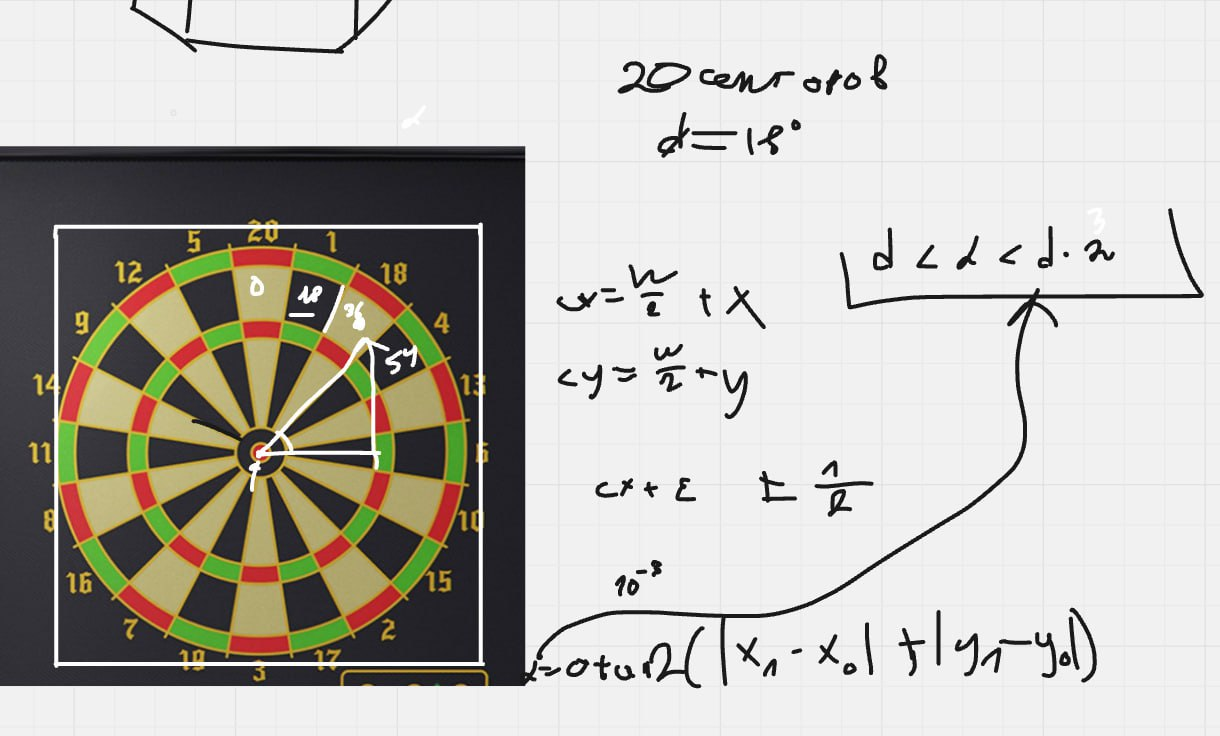
#> input picture img.png, 1220 x 736 px, given in place of the camera
$ python 'дартс.py'
#> lines starting #> are read from the running program, lines starting #| are printed output that depends on the picture; after the words box and inside, x2 and y2 are one past the last pixel; in counts of white or black regions, pixels touching at a corner belong together
#> in main, frame is the input picture: shape (736, 1220, 3); mean B, G, R 179.9, 186.4, 188.9
import cv2
import numpy as np

COLORS = {
    'team1': (0, 255, 0),
    'team2': (255, 0, 0),
    'text': (255, 255, 255)
}


class DartBoardDetector:
    def __init__(self):

        self.center = (320, 240)  # Центр мишени
        self.radius = 215  # Радиус мишени
        self.ring_width = 30  # Ширина каждого кольца

        # Расположение секторов на мишени (стандартный дартс)
        self.sectors = {
            20: 0, 1: 18, 18: 36, 4: 54, 13: 72, 6: 90,
            10: 108, 15: 126, 2: 144, 17: 162, 3: 180,
            19: 198, 7: 216, 16: 234, 8: 252, 11: 270,
            14: 288, 9: 306, 12: 324, 5: 342
        }

        # Баллы для каждой зоны
        self.zone_points = {
            0: 50,  # Центр (яблочко)
            1: 25,  # Кольцо вокруг центра
            2: 1,  # Внутренняя область
            3: 3,  # Утроение
            4: 1,  # Средняя область
            5: 2,  # Удвоение
            6: 0  # Вне мишени
        }

        # Счетчики
        self.team1_score = 0
        self.team2_score = 0
        self.current_team = 1

        self.darts = []

    def detect_board(self, frame):
        """Обнаружение мишени по кругу"""
        gray = cv2.cvtColor(frame, cv2.COLOR_BGR2GRAY)
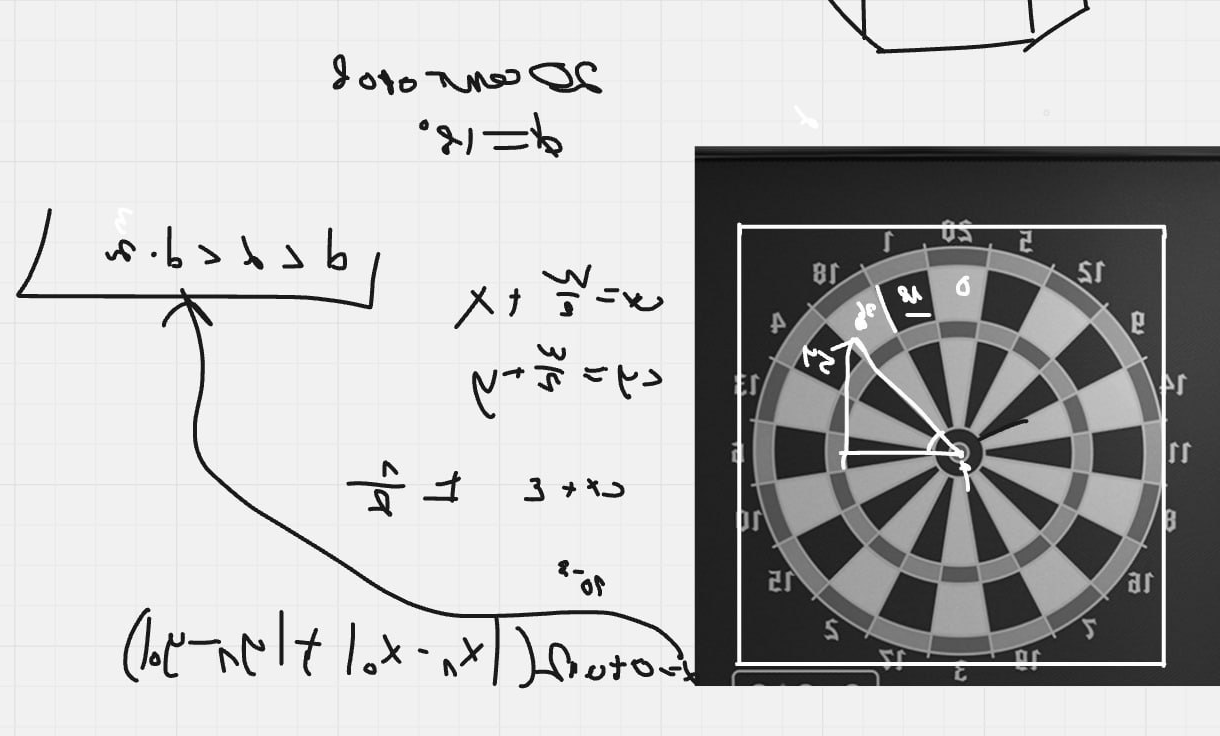
#> gray: shape (736, 1220); min 0, max 255, mean 186.4
        gray = cv2.medianBlur(gray, 5)

        # Поиск кругов (мишени)
        circles = cv2.HoughCircles(
            gray, cv2.HOUGH_GRADIENT, 1, 100,
            param1 = 100, param2 = 30, minRadius=100, maxRadius=250
        )
#> circles = [[956.5, 449.5, 204.2], [762.5, 448.5, 225.1], [943.5, 271.5, 221.9], [769.5, 548.5, 206.5], [490.5, 370.5, 245], [1031.5, 361.5, 133.9], [917.5, 556.5, 105.1], [1041.5, 242.5, 204.3], [727.5, 343.5, 186.7], [326.5, 401.5, 131.7]]

        if circles is not None:
            circles = np.uint16(np.around(circles))
#> circles = [[956, 450, 204], [762, 448, 225], [944, 272, 222], [770, 548, 206], [490, 370, 245], [1032, 362, 134], [918, 556, 105], [1042, 242, 204], [728, 344, 187], [326, 402, 132]]
            # Берем первый найденный круг
            circle = circles[0][0]
#> circle = [956, 450, 204]
            self.center = (circle[0], circle[1])
#> self.center = (956, 450)
            self.radius = circle[2]
#> self.radius = 204
            return True
        return False

    # [97 lines left out: functions get_sector, get_zone, calculate_score, detect_dart, not called in this run]

    def draw_board(self, frame):
        """Рисование мишени и разметки"""
        # Основной круг мишени
        cv2.circle(frame, self.center, self.radius, (255, 255, 255), 2)
#> frame: shape (736, 1220, 3); mean B, G, R 180.8, 187, 189.4

        # Зоны мишени
        zones = [
            (0.1, (255, 0, 0)),  # Красный центр
            (0.2, (0, 255, 255)),  # Желтое кольцо
            (0.5, (0, 255, 0)),  # Зеленая область
            (0.6, (0, 0, 255)),  # Красное кольцо утроения
            (0.9, (0, 255, 0)),  # Зеленая область
            (1.0, (255, 0, 0))  # Красное кольцо удвоения
        ]

        for ratio, color in zones:
            cv2.circle(frame, self.center, int(self.radius * ratio), color, 1)
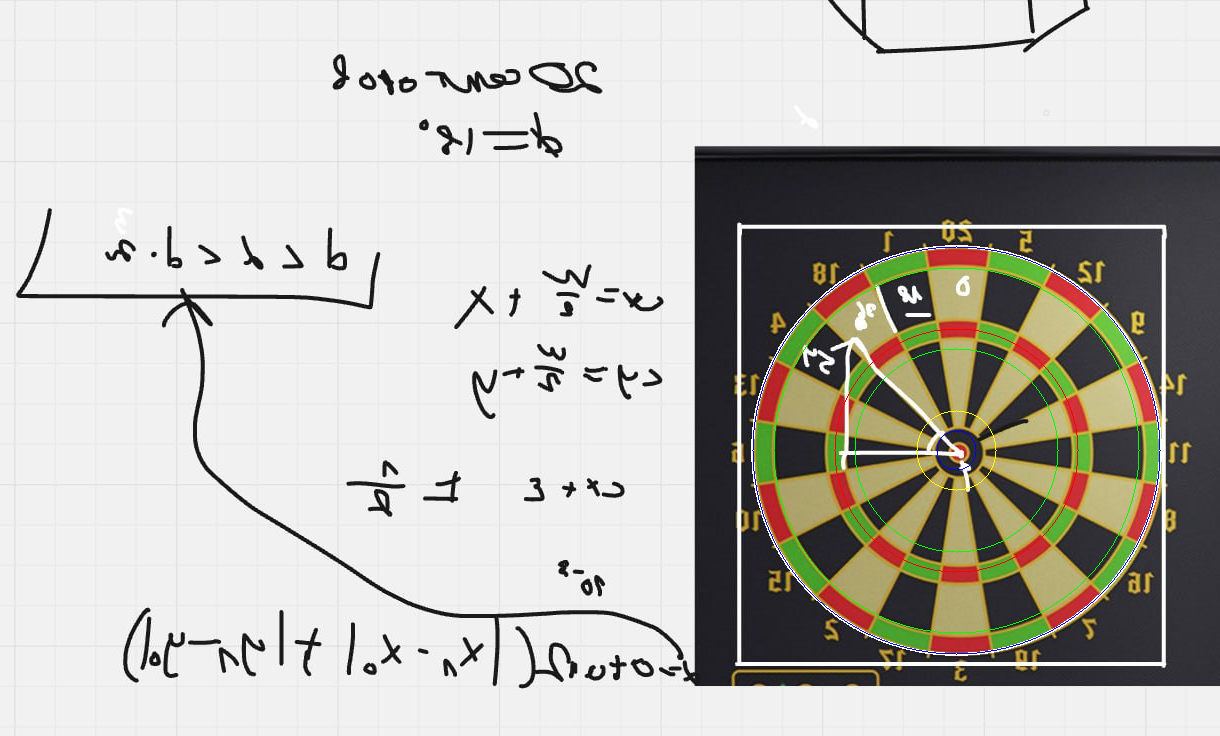
#> frame: shape (736, 1220, 3); mean B, G, R 180.6, 186.8, 189

        # Секторы (линии)
        for i in range(20):
            angle = np.radians(i * 18)
            x1 = int(self.center[0] + self.radius * np.cos(angle))
            y1 = int(self.center[1] + self.radius * np.sin(angle))
            cv2.line(frame, self.center, (x1, y1), (200, 200, 200), 1)
#> this loop made 20 passes
#> (x1, y1) on passes 1 to 12: (1160, 450), (1150, 513), (1121, 569), (1075, 615), (1019, 644), (956, 654), (892, 644), (836, 615), (790, 569), (761, 513), (752, 450), (761, 386)
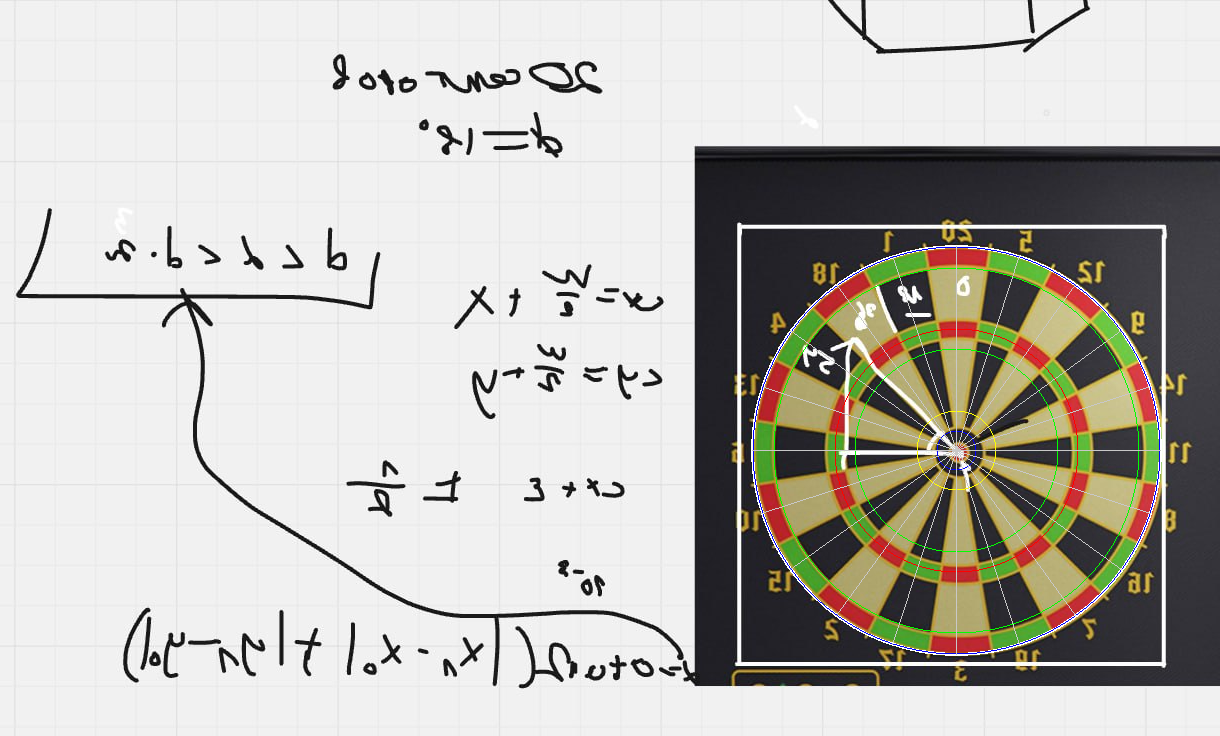
#> frame: shape (736, 1220, 3); 0.41% of pixels changed, all inside (x1, y1, x2, y2) = (752, 246, 1161, 655)

    def draw_interface(self, frame):
        """Рисование интерфейса счета"""
        # Фон для текста
        cv2.rectangle(frame, (10, 10), (350, 180), (0, 0, 0), -1)

        # Заголовок
        cv2.putText(frame, "DARTS SCORE TRACKER", (20, 40),
                    cv2.FONT_HERSHEY_SIMPLEX, 0.8, (0, 255, 255), 2)

        # Счет команд
        cv2.putText(frame, f"TEAM 1: {self.team1_score}", (20, 80),
                    cv2.FONT_HERSHEY_SIMPLEX, 1, COLORS['team1'], 2)
        cv2.putText(frame, f"TEAM 2: {self.team2_score}", (20, 120),
                    cv2.FONT_HERSHEY_SIMPLEX, 1, COLORS['team2'], 2)

        # Очередь
        current_color = COLORS['team1'] if self.current_team == 1 else COLORS['team2']
        cv2.putText(frame, f"NEXT: TEAM {self.current_team}", (20, 160),
                    cv2.FONT_HERSHEY_SIMPLEX, 0.8, current_color, 2)
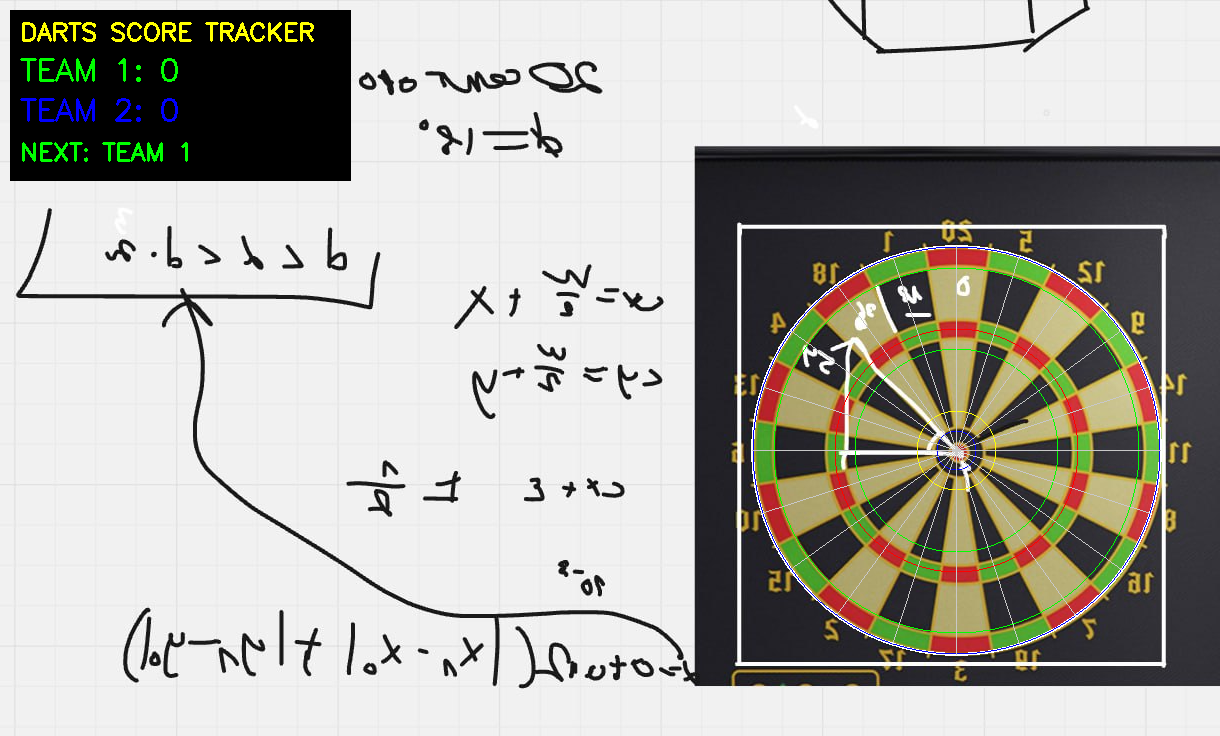
#> frame: shape (736, 1220, 3); mean B, G, R 165.8, 172.8, 174.3

        # Инструкция
        cv2.putText(frame, "Press SPACE to add dart | R to reset | Q to quit",
                    (20, 480), cv2.FONT_HERSHEY_SIMPLEX, 0.5, COLORS['text'], 1)
#> frame: shape (736, 1220, 3); 0.08% of pixels changed, all inside (x1, y1, x2, y2) = (22, 468, 413, 485)


def main():
    print("=== DARTS SCORE TRACKER ===")
    print("Instructions:")
    print("1. Make sure dartboard is visible")
    print("2. Press SPACE when dart lands")
    print("3. System will detect dart and calculate score")
    print("4. Teams alternate automatically")
    print("5. Press R to reset game")
    print("6. Press Q to quit\n")

    # Инициализация
    detector = DartBoardDetector()
    cap = cv2.VideoCapture(0)
    previous_frame = None
    last_dart_time = 0

    while True:
        ret, frame = cap.read()
        if not ret:
            break

        # Зеркальное отражение
        frame = cv2.flip(frame, 1)

        # Детекция мишени
        if not detector.detect_board(frame):
            print("Dartboard not detected! Adjust camera position.")

        # Рисуем мишень
        detector.draw_board(frame)

        # Рисуем интерфейс
        detector.draw_interface(frame)

        # Показываем кадр
        cv2.imshow('Darts Score Tracker', frame)

        # Обработка клавиш
        key = cv2.waitKey(1) & 0xFF
#> (key q is pressed here)

        if key == ord('q'):
            break
        elif key == ord('r'):
            # Сброс игры
            detector.team1_score = 0
            detector.team2_score = 0
            detector.current_team = 1
            detector.darts = []
            print("\nGame reset!")
        elif key == 32:  # Пробел - добавление дротика
            # Вместо автоматического детекта, используем клик мыши для простоты
            print(f"\nTeam {detector.current_team} throw!")
            print("Click on the dart position and press ENTER...")

            # Создаем копию кадра для выбора точки
            select_frame = frame.copy()
            cv2.putText(select_frame, "Click on dart position", (50, 50),
                        cv2.FONT_HERSHEY_SIMPLEX, 1, (0, 255, 0), 2)

            # Функция обработки клика мыши
            dart_position = None

            # [6 lines left out: function mouse_callback, not called in this run]

            cv2.imshow('Darts Score Tracker', select_frame)
            cv2.setMouseCallback('Darts Score Tracker', mouse_callback)

            # Ждем нажатия Enter
            while True:
                key2 = cv2.waitKey(1) & 0xFF
                if key2 == 13 and dart_position:  # Enter
                    break
                elif key2 == 27:  # Esc - отмена
                    dart_position = None
                    break

            cv2.setMouseCallback('Darts Score Tracker', lambda *args: None)

            # Если выбрана позиция, вычисляем баллы
            if dart_position:
                x, y = dart_position
                points, sector, zone = detector.calculate_score(x, y)

                # Добавляем очки команде
                if detector.current_team == 1:
                    detector.team1_score += points
                else:
                    detector.team2_score += points

                # Сохраняем дротик
                color = COLORS['team1'] if detector.current_team == 1 else COLORS['team2']
                detector.darts.append((x, y, color, points))

                print(f"  Sector: {sector}, Zone: {zone}, Points: {points}")
                print(
                    f"  Team {detector.current_team} total: {detector.team1_score if detector.current_team == 1 else detector.team2_score}")

                # Меняем команду
                detector.current_team = 2 if detector.current_team == 1 else 1

        # Рисуем все дротики
        for x, y, color, points in detector.darts:
            cv2.circle(frame, (x, y), 8, color, -1)
            cv2.putText(frame, f"{points}", (x + 10, y - 10),
                        cv2.FONT_HERSHEY_SIMPLEX, 0.6, color, 2)

        # Обновляем предыдущий кадр
        previous_frame = frame.copy()

    # Завершение
    cap.release()
    cv2.destroyAllWindows()

    print("\n=== FINAL SCORE ===")
    print(f"Team 1: {detector.team1_score}")
    print(f"Team 2: {detector.team2_score}")

    if detector.team1_score > detector.team2_score:
        print("Team 1 WINS!")
    elif detector.team2_score > detector.team1_score:
        print("Team 2 WINS!")
    else:
        print("DRAW!")


if __name__ == "__main__":
    main()
